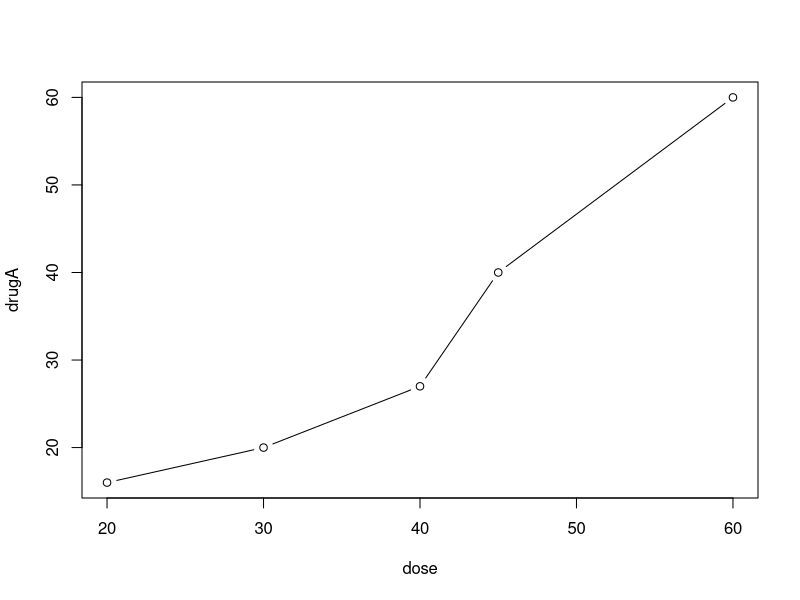
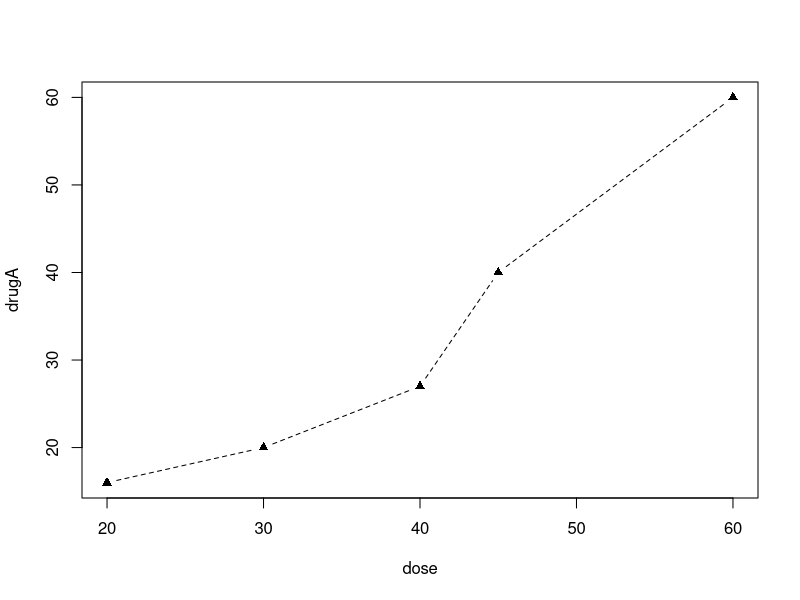
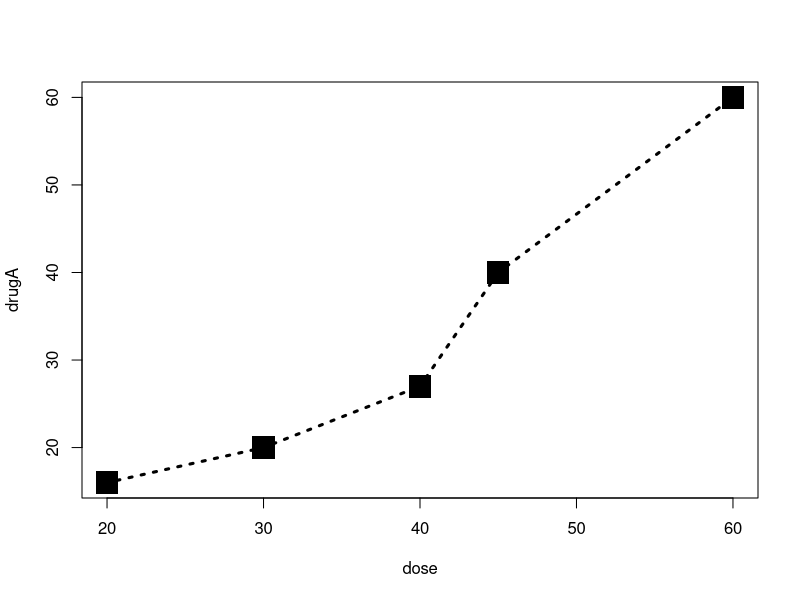
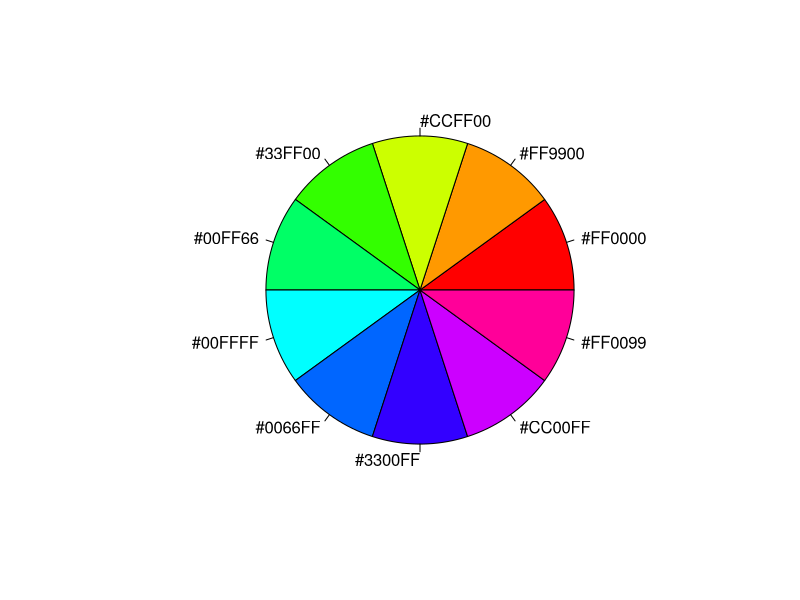
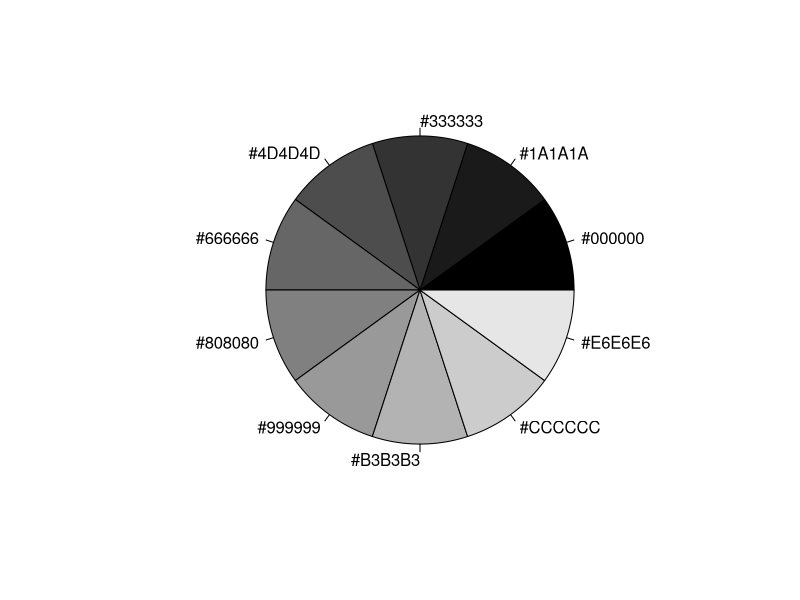
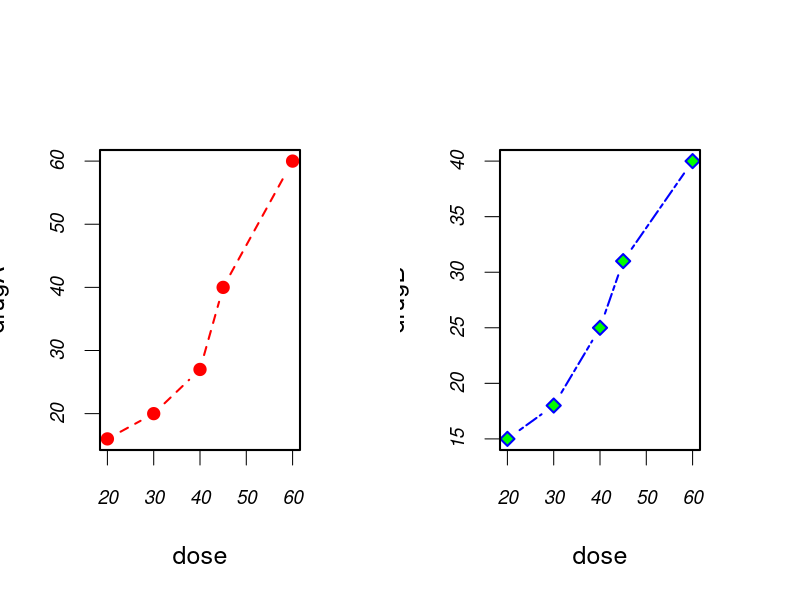
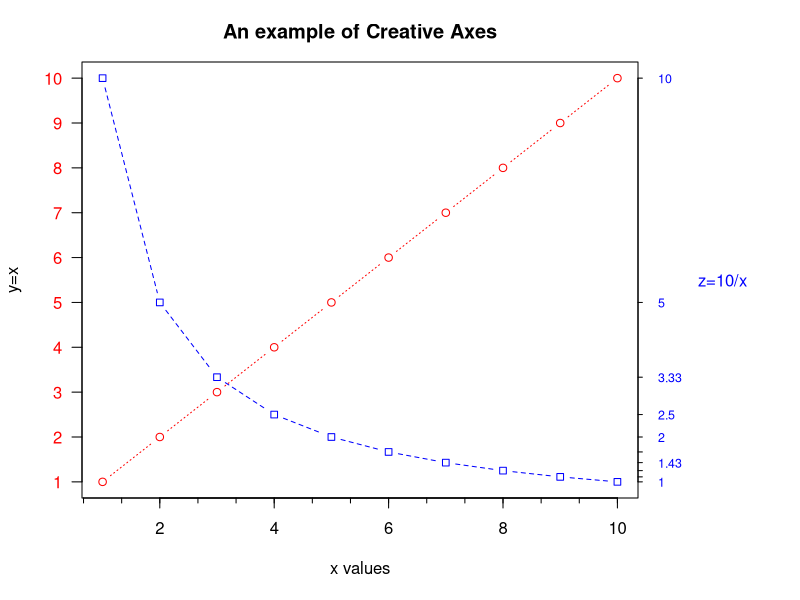
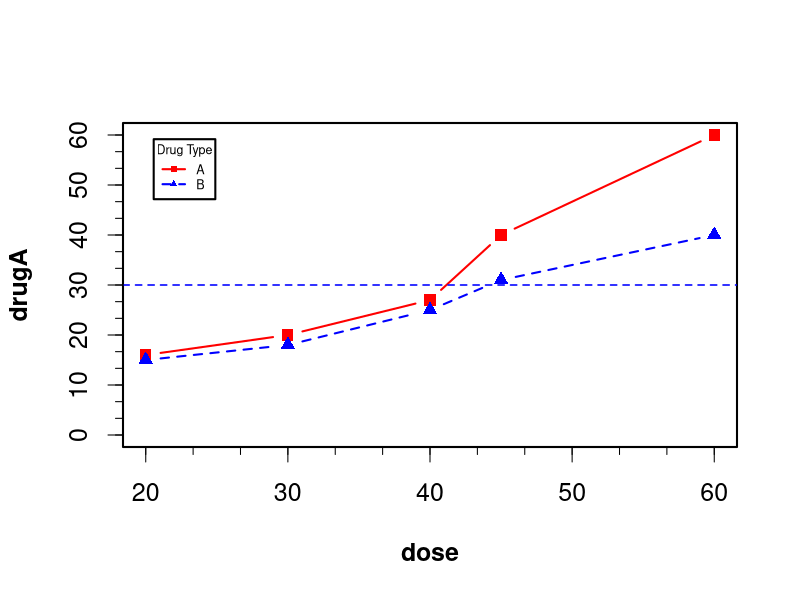

Write R code to recreate these figures, in order.
dose<-c(20, 30, 40, 45, 60)
drugA <- c(16, 20, 27, 40, 60)
drugB <- c(15, 18, 25, 31, 40)
plot(dose, drugA, type='b')

opar <- par(no.readonly = T)
par(lty = 2, pch = 17)
plot(dose, drugA, type = "b")
par(opar)

plot(dose, drugA, type="b", lty = 3, lwd = 3, pch = 15, cex = 3)
colors()

n<- 10
mycolors <- rainbow(n)
pie(rep(1, n), labels=mycolors, col=mycolors)
mygreys <- grey(0:n /n)
pie(rep(1, n), labels=mygreys, col=mygreys)

opar<-par(no.readonly = T)
par(mfrow=c(1, 2))
par(pin=c(2, 3))
par(lwd=2, cex=1.5)
par(cex.axis = .75, font.axis=3)
plot(dose, drugA, type = 'b', pch=19, lty=2, col="red")
plot(dose, drugB, type = 'b', pch=23, lty=6, col="blue", bg="green")
par(opar)

library(Hmisc)
x<-c(1:10)
y<-x
z<-10/x
opar<-par(no.readonly = T)
par(mar = c(5,4,3,8) + 0.1)
plot(x, y , type="b", pch=21, col="red", yaxt="n",lty=3, ann=FALSE)
lines(x, z, type="b", pch=22, col="blue", lty = 2)
axis(2, at=y, labels=y, col.axis="red", las=2)
axis(4, at=z, labels=round(z, digits = 2), col.axis="blue", las = 2, 
     cex.axis= 0.75, tck = -0.01)
mtext("z=10/x", side=4, line=3, cex.lab=1, las=2, col="blue")
title("An example of Creative Axes", xlab = "x values", ylab="y=x")
minor.tick(nx=3, ny=1, tick.ratio = 0.5)
par(opar)

opar<- par(no.readonly = T)
par(lwd=2, cex=1.5, font.lab=2)
plot(dose, drugA, type="b", pch=15, lty=1, col="red", ylim=c(0, 60))
lines(dose, drugB, type="b", pch=17, lty=2, col="blue")
abline(h=c(30), lwd=1.5, lty=2, col="blue")
minor.tick(nx=3, ny=3, tick.ratio = 0.5)
legend("topleft", inset = 0.05, title="Drug Type",
       c("A", "B"), lty = c(1,2), pch=c(15, 17), 
       col=c("red", "blue"), cex=0.5)
par(opar)

attach(mtcars)
plot(wt, mpg, main="Mileage vs. Car Weight", xlab="weight", ylab="Mileage",
     pch=18, col="blue")
text(wt, mpg, row.names(mtcars), cex=0.6, pos=4, col='red')
detach(mtcars)

attach(mtcars)
opar<- par(no.readonly = T)
par(mfrow=c(2, 2))
plot(wt, mpg,main="scatterplot of wt vs. mpg")
plot(wt, disp, main="scatterplot of wt vs. disp")
hist(wt, main="Histgram of wt")
boxplot(wt, main="Boxplot of wt")
par(opar)
detach(mtcars)

attach(mtcars)
opar<-par(no.readonly = T)
par(mfrow=c(3,1 ))
hist(wt)
hist(disp)
hist(mpg)
par(opar)
detach(mtcars)

attach(mtcars)
layout(matrix(c(1,1,2,3), 2, 2, byrow=T))
hist(wt)
hist(disp)
hist(mpg)
detach(mtcars)

attach(mtcars)
layout(matrix(c(1,1,2,3), 2, 2, byrow=T))
hist(wt)
hist(disp)
hist(mpg)
detach(mtcars)

attach(mtcars)
layout(matrix(c(1,1,2,3), 2, 2, byrow=T), widths = c(3, 1), heights = c(1, 2))
hist(wt)
hist(disp)
hist(mpg)
detach(mtcars)

opar<-par(no.readonly = T)
par(fig=c(0, 0.8, 0, 0.8))
plot(mtcars$wt, mtcars$mpg, xlab="Miles per Gallon",
     ylab = "Car Weight")
par(fig=c(0, 0.8, 0.55, 1), new=T)
boxplot(mtcars$wt, horizontal = T, axes=F)
par(fig=c(0.65, 1, 0, 0.8), new=T)
boxplot(mtcars$mpg, horizontal = T,axes=F)
mtext("Enhanced Scatterplot", side =3, outer=T, line=-3)
par(opar)
